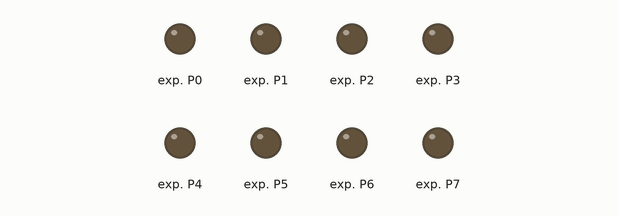
Recording of a program running on a simulated MicroPython board. Shown: output pins drawn as LEDs (lit = HIGH).

Above: at 0.2 s.
At 0.7 s:
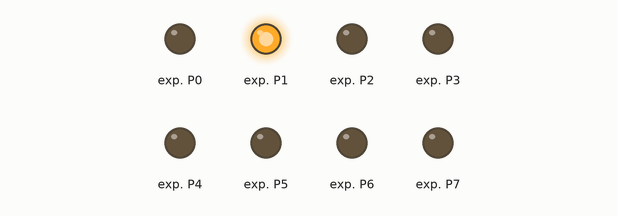
At 1.2 s:
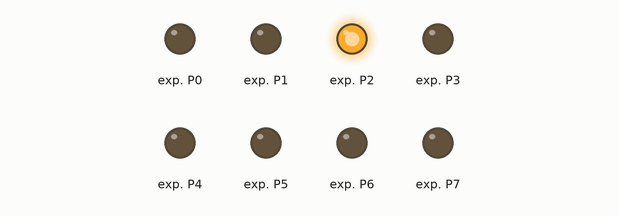
At 2.7 s:
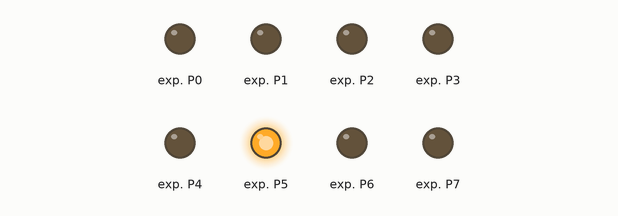
At 4.7 s:
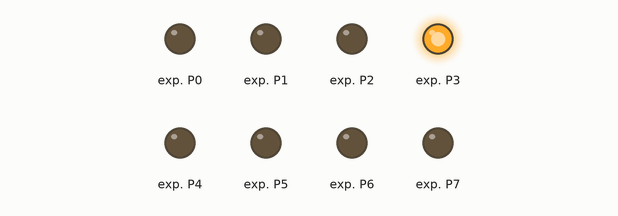
At 6.2 s:
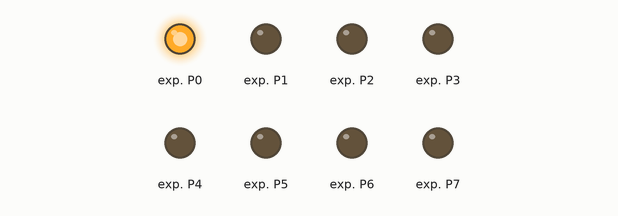
Timing chart, 0 to 6.9 s (numbered marks = the images above):
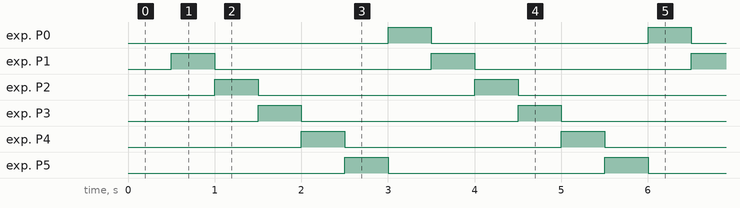

Measured:
- by itself, exp. P0–5: alternates HIGH for 0.50 s and LOW for 2.5 s
- by itself, everything shown: repeats every 3.0 s, in 6 steps

The program:

act3.py
```python
import pcf8574
from machine import I2C, Pin
import time

i2c = I2C(0, scl=Pin(9), sda=Pin(8))
pcf = pcf8574.PCF8574(i2c, 0x39)

# Secuencia basada en la Tabla 10-1 de image_4.png
secuencia = [0x01, 0x02, 0x04, 0x08, 0x10, 0x20]

while True:
    for valor in secuencia:
        pcf.port = valor
        time.sleep(0.5)
```
